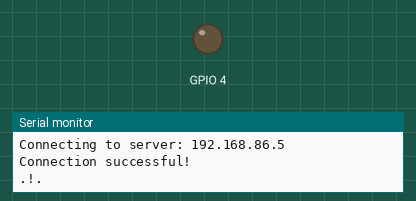
Simulated run of this sketch. Board: ESP32. Parts: output pins drawn as LEDs (lit = HIGH), the last lines printed to the serial monitor. WiFi joins after 1.5 s; servers stay silent unless stated; uploads are accepted with an empty reply; the camera gives no picture.

Above: at 6.6 s.
At 10.2 s:
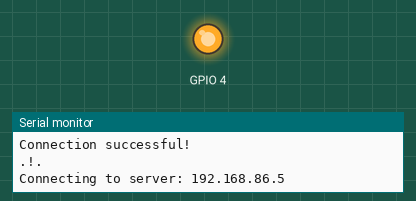
Timing chart, 0 to 16.2 s (numbered marks = the images above):
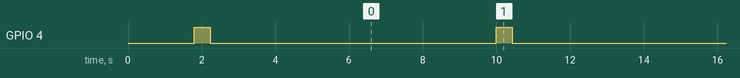

Measured:
- by itself, GPIO 4: repeats every 10.0 s: HIGH 0.43 s, LOW 9.6 s

The sketch:

Capture_And_Post_Image.ino
```cpp
/*===== Including Library =====*/

#include <Arduino.h>
#include <WiFi.h>
#include "soc/soc.h"
#include "soc/rtc_cntl_reg.h"
#include "esp_camera.h"


/*===== Time Setting =====*/
int timerInterval = 10 * 1000;
unsigned long previousMillis = 0;

/*===== Network Setting =====*/
const char* ssid = "SSID";
const char* password = "Password";

/*===== Server Setting =====*/
//http://192.186.86.5:8787/Home/UploadFile
String serverName = "192.168.86.5";
//String serverName = "example.com";
String serverPath = "/Home/UploadFile";
const int serverPort = 8787;

/*===== Global Variable =====*/
double image_serial_no = 0;


WiFiClient client;

//CAMERA_MODEL_AI_THINKER
#define PWDN_GPIO_NUM     32
#define RESET_GPIO_NUM    -1
#define XCLK_GPIO_NUM      0
#define SIOD_GPIO_NUM     26
#define SIOC_GPIO_NUM     27
#define Y9_GPIO_NUM       35
#define Y8_GPIO_NUM       34
#define Y7_GPIO_NUM       39
#define Y6_GPIO_NUM       36
#define Y5_GPIO_NUM       21
#define Y4_GPIO_NUM       19
#define Y3_GPIO_NUM       18
#define Y2_GPIO_NUM        5
#define VSYNC_GPIO_NUM    25
#define HREF_GPIO_NUM     23
#define PCLK_GPIO_NUM     22


static void camera_setup()
{


  camera_config_t config;
  config.ledc_channel = LEDC_CHANNEL_0;
  config.ledc_timer = LEDC_TIMER_0;
  config.pin_d0 = Y2_GPIO_NUM;
  config.pin_d1 = Y3_GPIO_NUM;
  config.pin_d2 = Y4_GPIO_NUM;
  config.pin_d3 = Y5_GPIO_NUM;
  config.pin_d4 = Y6_GPIO_NUM;
  config.pin_d5 = Y7_GPIO_NUM;
  config.pin_d6 = Y8_GPIO_NUM;
  config.pin_d7 = Y9_GPIO_NUM;
  config.pin_xclk = XCLK_GPIO_NUM;
  config.pin_pclk = PCLK_GPIO_NUM;
  config.pin_vsync = VSYNC_GPIO_NUM;
  config.pin_href = HREF_GPIO_NUM;
  config.pin_sscb_sda = SIOD_GPIO_NUM;
  config.pin_sscb_scl = SIOC_GPIO_NUM;
  config.pin_pwdn = PWDN_GPIO_NUM;
  config.pin_reset = RESET_GPIO_NUM;
  config.xclk_freq_hz = 20000000;
  config.pixel_format = PIXFORMAT_JPEG;//PIXFORMAT_JPEG

  // init with high specs to pre-allocate larger buffers
  if(psramFound()){
    config.frame_size = FRAMESIZE_UXGA;//FRAMESIZE_SVGA
    config.jpeg_quality = 3;  //0-63 lower number means higher quality
    config.fb_count = 1;//2
 Serial.println("--- psramFound ---");


  } else {
    config.frame_size = FRAMESIZE_UXGA;//FRAMESIZE_CIF
    config.jpeg_quality = 7;  //0-63 lower number means higher quality
    config.fb_count = 1;//1


 Serial.println("--- psram not Found ---");

  }

  // camera init
  esp_err_t err = esp_camera_init(&config);
  if (err != ESP_OK) {
    Serial.printf("Camera init failed with error 0x%x", err);
    delay(1000);
    ESP.restart();
  }


}


static void wifi_setting()
{

  WiFi.mode(WIFI_STA);
  Serial.println();
  Serial.print("Connecting to ");
  Serial.println(ssid);
  WiFi.begin(ssid, password);
  while (WiFi.status() != WL_CONNECTED) {
    Serial.print(".-. ");
    delay(500);
  }
  Serial.println();
  Serial.print("ESP32-CAM IP Address: ");
  Serial.println(WiFi.localIP());

}


void setup() {
  WRITE_PERI_REG(RTC_CNTL_BROWN_OUT_REG, 0);
  Serial.begin(115200);

//Flash - pin 4
pinMode(4, OUTPUT);
digitalWrite(4, LOW);

wifi_setting();
camera_setup();

sendPhoto();
}

void loop() {
  unsigned long currentMillis = millis();
  if (currentMillis - previousMillis >= timerInterval) {
    sendPhoto();
    previousMillis = currentMillis;
  }
}

String sendPhoto() {
  String getAll;
  String getBody;


  image_serial_no++;

//Flash - On
digitalWrite(4, HIGH);

  camera_fb_t * fb = NULL;
  fb = esp_camera_fb_get();


  if(!fb) {
    Serial.println("Camera capture failed");
    delay(1000);
    ESP.restart();
  }

  Serial.println("Connecting to server: " + serverName);

  if (client.connect(serverName.c_str(), serverPort)) {
    Serial.println("Connection successful!");
    String head = "--Zitu\r\nContent-Disposition: form-data; name=\"file\"; filename=\" "+String(image_serial_no)+".jpg\"\r\nContent-Type: image/jpeg\r\n\r\n";
    String tail = "\r\n--Zitu--\r\n";

    uint32_t imageLen = fb->len;
    uint32_t extraLen = head.length() + tail.length();
    uint32_t totalLen = imageLen + extraLen;

    client.println("POST " + serverPath + " HTTP/1.1");
    client.println("Host: " + serverName);
    client.println("Content-Length: " + String(totalLen));
    client.println("Content-Type: multipart/form-data; boundary=Zitu");
    client.println();
    client.print(head);

    uint8_t *fbBuf = fb->buf;
    size_t fbLen = fb->len;
    for (size_t n=0; n<fbLen; n=n+1024) {
      if (n+1024 < fbLen) {
        client.write(fbBuf, 1024);
        fbBuf += 1024;
      }
      else if (fbLen%1024>0) {
        size_t remainder = fbLen%1024;
        client.write(fbBuf, remainder);
      }
    }
    client.print(tail);

    esp_camera_fb_return(fb);

    int timoutTimer = 10000;
    long startTimer = millis();
    boolean state = false;

    int restart_attemp = 0;


    while ((startTimer + timoutTimer) > millis()) {
      Serial.print(".!. ");


      restart_attemp++;

      if(restart_attemp >= 10)
      {
        ESP.restart();
      }


      delay(100);
      while (client.available()) {
        char c = client.read();
        if (c == '\n') {
          if (getAll.length()==0) { state=true; }
          getAll = "";
        }
        else if (c != '\r') { getAll += String(c); }
        if (state==true) { getBody += String(c); }
        startTimer = millis();
      }
      if (getBody.length()>0) { break; }
    }
    Serial.println();
    client.stop();
    Serial.println(getBody);
  }
  else {
    getBody = "Connection to " + serverName +  " failed.";
    Serial.println(getBody);
  }

//Flash - Off
digitalWrite(4, LOW);
delay(1000);

  return getBody;
}
```
